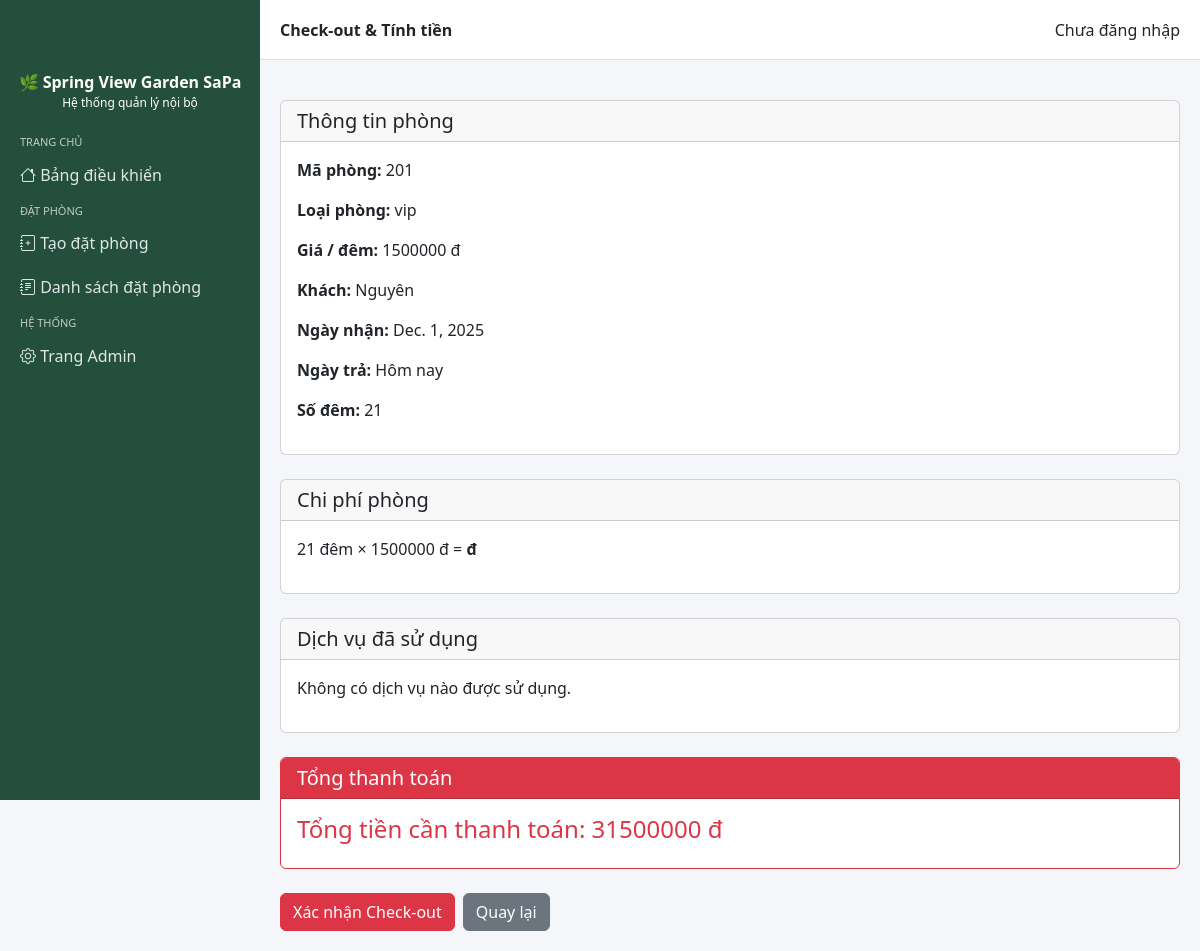
Page /dat-phong/check-out/19/ on the committed database.
### dat_phong/models.py (models this page shows, shortened)
class DatPhong(models.Model):
    LOAI_KHACH_CHOICES = [
        ('vang_lai', 'Vãng lai'),
        ('tour', 'Khách tour đoàn'),
        ('booking', 'Booking'),
        ('agoda', 'Agoda'),
        ('traveloka', 'Traveloka'),
    ]
    ma_khach = models.CharField(
        max_length=10,
        unique=True,
        editable=False,
        null=True,
        blank=True,
        verbose_name="Mã khách"
    )
    phong = models.ForeignKey(
        Phong,
        on_delete=models.PROTECT,
        verbose_name="Phòng"
    )
    ten_khach = models.CharField(
        max_length=100,
        verbose_name="Tên khách"
    )
    loai_khach = models.CharField(
        max_length=20,
        choices=LOAI_KHACH_CHOICES,
        verbose_name="Loại khách"
    )
    ngay_nhan = models.DateField(
        verbose_name="Ngày nhận phòng"
    )
    ngay_tra_du_kien = models.DateField(
        verbose_name="Ngày trả dự kiến"
    )
    ngay_tra = models.DateField(
        null=True,
        blank=True,
        verbose_name="Ngày trả phòng"
    )
    dang_o = models.BooleanField(
        default=True,
        verbose_name="Đang ở"
    )
    class Meta:
        ordering = ['-dang_o', '-ngay_nhan']

### khach_san/models.py (models this page shows, shortened)
class Phong(models.Model):
    TRANG_THAI_CHOICES = [
        ('trong', 'Trống'),
        ('dang_thue', 'Đang thuê'),
        ('dang_bao_tri', 'Đang bảo trì'),
    ]
    ma_phong = models.CharField(max_length=10, unique=True)
    loai_phong = models.ForeignKey(LoaiPhong, on_delete=models.PROTECT)
    trang_thai = models.CharField(
        max_length=20,
        choices=TRANG_THAI_CHOICES,
        default='trong'
    )

class LoaiPhong(models.Model):
    ten_loai = models.CharField(max_length=100)
    gia_mot_dem = models.PositiveIntegerField(
        verbose_name="Giá / đêm (VND)"
    )

### dat_phong/views.py (the view, shortened to what this page needs)
# urls.py: path('check-out/<int:dat_phong_id>/', views.check_out, name='check_out'), #Tú 4
def check_out(request, dat_phong_id):
    dat_phong = get_object_or_404(DatPhong, id=dat_phong_id, dang_o=True)
    ngay_tra = timezone.now().date()
    so_dem = (ngay_tra - dat_phong.ngay_nhan).days
    if so_dem <= 0:
        so_dem = 1
    gia_mot_dem = dat_phong.phong.loai_phong.gia_mot_dem
    ds_dich_vu = SuDungDichVu.objects.filter(dat_phong=dat_phong)
    tong_dich_vu = sum(dv.thanh_tien() for dv in ds_dich_vu)
    tong_tien = so_dem * gia_mot_dem + tong_dich_vu
    context = {
        'dat_phong': dat_phong,
        'so_dem': so_dem,
        'gia_mot_dem': gia_mot_dem,
        'ds_dich_vu': ds_dich_vu,
        'tong_dich_vu': tong_dich_vu,
        'tong_tien': tong_tien
    }
    return render(request, 'dat_phong/checkout.html', context)

### templates/dat_phong/checkout.html (shortened to what this page needs)
{% extends "base.html" %}
{% block page_title %}
Check-out & Tính tiền
{% endblock %}
{% block content %}
<div class="card mb-4">
  <div class="card-header">
    <h5 class="mb-0">Thông tin phòng</h5>
  </div>
  <div class="card-body">
    <p><strong>Mã phòng:</strong> {{ dat_phong.phong.ma_phong }}</p>
    <p><strong>Loại phòng:</strong> {{ dat_phong.phong.loai_phong.ten_loai }}</p>
    <p><strong>Giá / đêm:</strong> {{ dat_phong.phong.loai_phong.gia_mot_dem }} đ</p>
    <p><strong>Khách:</strong> {{ dat_phong.ten_khach }}</p>
    <p><strong>Ngày nhận:</strong> {{ dat_phong.ngay_nhan }}</p>
    <p><strong>Ngày trả:</strong> {{ dat_phong.ngay_tra|default:"Hôm nay" }}</p>
    <p><strong>Số đêm:</strong> {{ so_dem }}</p>
  </div>
</div>
<div class="card mb-4">
  <div class="card-header">
    <h5 class="mb-0">Chi phí phòng</h5>
  </div>
  <div class="card-body">
    <p>
      {{ so_dem }} đêm × {{ dat_phong.phong.loai_phong.gia_mot_dem }} đ
      = <strong>{{ tien_phong }} đ</strong>
    </p>
  </div>
</div>
<div class="card mb-4">
  <div class="card-header">
    <h5 class="mb-0">Dịch vụ đã sử dụng</h5>
  </div>
  <div class="card-body">
    {% if ds_dich_vu %}
      <table class="table table-bordered">
        <thead>
          <tr>
            <th>Tên dịch vụ</th>
            <th>Đơn giá</th>
            <th>Số lượng</th>
            <th>Thành tiền</th>
          </tr>
        </thead>
        <tbody>
          {% for dv in ds_dich_vu %}
          <tr>
            <td>{{ dv.dich_vu.ten_dich_vu }}</td>
            <td>{{ dv.dich_vu.gia }} đ</td>
            <td>{{ dv.so_luong }}</td>
            <td>{{ dv.thanh_tien }} đ</td>
          </tr>
          {% endfor %}
        </tbody>
      </table>
      <p class="text-end">
        <strong>Tổng tiền dịch vụ: {{ tien_dich_vu }} đ</strong>
      </p>
    {% else %}
      <p>Không có dịch vụ nào được sử dụng.</p>
    {% endif %}
  </div>
</div>
<div class="card mb-4 border-danger">
  <div class="card-header bg-danger text-white">
    <h5 class="mb-0">Tổng thanh toán</h5>
  </div>
  <div class="card-body">
    <h4 class="text-danger">
      Tổng tiền cần thanh toán: {{ tong_tien }} đ
    </h4>
  </div>
</div>
<form method="post">
  <div class="d-flex gap-2">
    <button type="submit" class="btn btn-danger">
      Xác nhận Check-out
    </button>
    <a href="{% url 'khach_san:chi_tiet_phong' dat_phong.phong.ma_phong %}"
       class="btn btn-secondary">
      Quay lại
    </a>
  </div>
</form>
{% endblock %}

### templates/base.html (style rules this page uses)
body { background: #f5f6fa; }

### rows in the picture
DatPhong: phong.ma_phong "201", phong.loai_phong.ten_loai "vip", phong.loai_phong.gia_mot_dem "1500000", ten_khach "Nguyên", ngay_nhan "Dec. 1, 2025", ngay_tra "Hôm nay"
